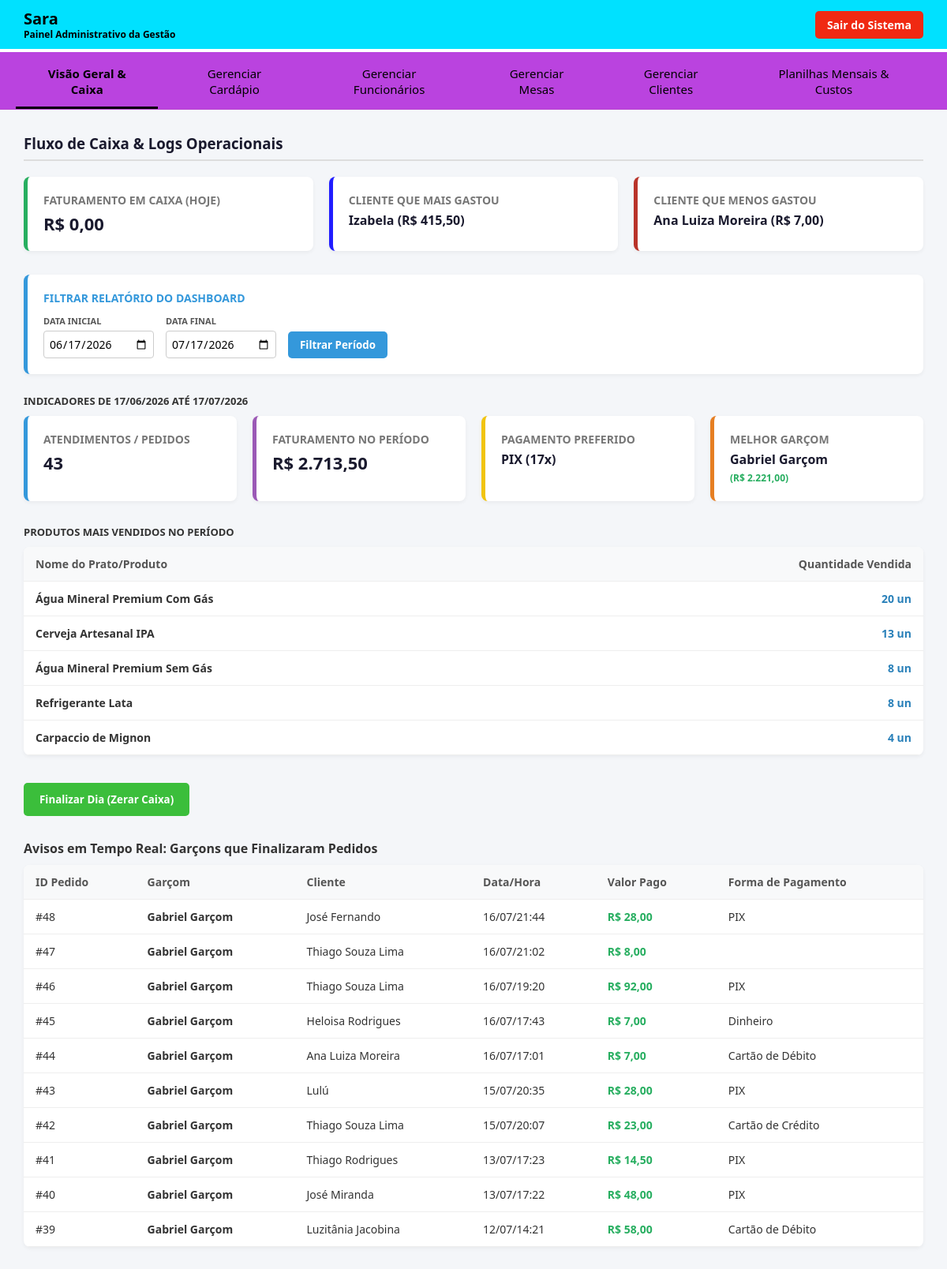
Screenshot of /admin/admin.php (signed in) with the database file from the repository.
### tables this page shows
CREATE TABLE `pedidos` (
  `id` int(11) NOT NULL,
  `mesa_id` int(11) NOT NULL,
  `usuario_garcom_id` int(11) NOT NULL,
  `cliente_id` int(11) NOT NULL,
  `status_pedido` enum('pendente','em preparo','finalizado','entregue') DEFAULT 'pendente',
  `status_pagamento` varchar(20) DEFAULT 'pendente',
  `forma_pagamento` enum('dinheiro','cartao_credito','cartao_debito','pix') NOT NULL,
  `valor_total` decimal(10,2) DEFAULT 0.00,
  `data_horario` timestamp NOT NULL DEFAULT current_timestamp()
);

CREATE TABLE `usuarios` (
  `id` int(11) NOT NULL,
  `nome` varchar(100) NOT NULL,
  `email` varchar(100) NOT NULL,
  `senha` varchar(255) NOT NULL,
  `cargo` enum('administrador','garcom','cozinheiro') NOT NULL,
  `criado_em` timestamp NOT NULL DEFAULT current_timestamp()
);

CREATE TABLE `clientes` (
  `id` int(11) NOT NULL,
  `nome` varchar(100) NOT NULL,
  `telefone` varchar(20) DEFAULT NULL,
  `criado_em` timestamp NOT NULL DEFAULT current_timestamp()
);

### admin/admin.php (the view, shortened to what this page needs)
<?php
require_once '../config/conexao.php';
$conn->query("SET time_zone = '-03:00'");
$data_inicio = $_GET['data_inicio'] ?? date('Y-m-d', strtotime('-30 days'));
$data_fim = $_GET['data_fim'] ?? date('Y-m-d');
$stmt_mesas = $conn->prepare("SELECT COUNT(DISTINCT id) as total_mesas FROM pedidos WHERE DATE(data_horario) BETWEEN :inicio AND :fim");
$stmt_mesas->execute(['inicio' => $data_inicio, 'fim' => $data_fim]);
$total_mesas_periodo = $stmt_mesas->fetchColumn() ?: 0;
$stmt_faturamento = $conn->prepare("SELECT COUNT(id) as total_pedidos, SUM(valor_total) as faturamento FROM pedidos WHERE DATE(data_horario) BETWEEN :inicio AND :fim");
$stmt_faturamento->execute(['inicio' => $data_inicio, 'fim' => $data_fim]);
$dados_faturamento = $stmt_faturamento->fetch();
$faturamento_periodo = $dados_faturamento['faturamento'] ?? 0;
try {
    $stmt_itens = $conn->prepare("
        SELECT c.nome_prato, SUM(ip.quantidade) as total_vendido
        FROM itens_pedido ip
        JOIN cardapio c ON ip.cardapio_id = c.id
        JOIN pedidos ped ON ip.pedido_id = ped.id
        WHERE DATE(ped.data_horario) BETWEEN :inicio AND :fim
        GROUP BY ip.cardapio_id
        ORDER BY total_vendido DESC
        LIMIT 5
    ");
    $stmt_itens->execute(['inicio' => $data_inicio, 'fim' => $data_fim]);
    $itens_mais_vendidos = $stmt_itens->fetchAll();
} catch (PDOException $e) {
    $itens_mais_vendidos = [];
}
$stmt_pagamento = $conn->prepare("
    SELECT forma_pagamento, COUNT(*) as total
    FROM pedidos
    WHERE DATE(data_horario) BETWEEN :inicio AND :fim AND forma_pagamento IS NOT NULL AND forma_pagamento != ''
    GROUP BY forma_pagamento
    ORDER BY total DESC
    LIMIT 1
");
$stmt_pagamento->execute(['inicio' => $data_inicio, 'fim' => $data_fim]);
$forma_comum = $stmt_pagamento->fetch();
try {
    $stmt_garcom = $conn->prepare("
        SELECT u.nome as garcom, SUM(p.valor_total) as total_vendas
        FROM pedidos p
        JOIN usuarios u ON p.usuario_garcom_id = u.id
        WHERE DATE(p.data_horario) BETWEEN :inicio AND :fim
        GROUP BY p.usuario_garcom_id
        ORDER BY total_vendas DESC
        LIMIT 1
    ");
    $stmt_garcom->execute(['inicio' => $data_inicio, 'fim' => $data_fim]);
    $melhor_garcom = $stmt_garcom->fetch();
} catch (Exception $e) {
    $melhor_garcom = false;
}
$data_hoje = date('Y-m-d');
$stmt_caixa = $conn->prepare("SELECT SUM(valor_total) as total FROM pedidos WHERE DATE(data_horario) = :data_hoje AND status_pedido = 'entregue'");
$stmt_caixa->execute([':data_hoje' => $data_hoje]);
$res_caixa_hoje = $stmt_caixa->fetch();
$faturamento_hoje = $res_caixa_hoje['total'] ?? 0.00;
$sql_logs = "SELECT p.id, u.nome as garcom, p.data_horario, c.nome as cliente, p.valor_total, p.forma_pagamento
             FROM pedidos p
             JOIN usuarios u ON p.usuario_garcom_id = u.id
             JOIN clientes c ON p.cliente_id = c.id
             WHERE p.status_pedido = 'entregue' ORDER BY p.data_horario DESC LIMIT 10";
$logs_resultado = $conn->query($sql_logs);
$cliente_mais = $conn->query("SELECT c.nome, SUM(p.valor_total) as total FROM pedidos p JOIN clientes c ON p.cliente_id = c.id GROUP BY p.cliente_id ORDER BY total DESC LIMIT 1")->fetch();
$cliente_menos = $conn->query("SELECT c.nome, SUM(p.valor_total) as total FROM pedidos p JOIN clientes c ON p.cliente_id = c.id GROUP BY p.cliente_id ORDER BY total ASC LIMIT 1")->fetch();
?>
<!DOCTYPE html>
<html lang="pt-BR">
<head>
</head>
<body>
<div class="topbar">
    <h2>Sara <span>Painel Administrativo da Gestão</span></h2>
    <a href="/RESTAURANTE_CHEFINHAS/logout.php" class="btn-sair">Sair do Sistema</a>
</div>
<div class="nav-tabs">
    <button class="menu-btn active" id="tab-btn-dashboard" onclick="switchTab('dashboard')">Visão Geral & Caixa</button>
    <button class="menu-btn" id="tab-btn-cardapio" onclick="switchTab('cardapio')">Gerenciar Cardápio</button>
    <button class="menu-btn" id="tab-btn-funcionarios" onclick="switchTab('funcionarios')">Gerenciar Funcionários</button>
    <button class="menu-btn" id="tab-btn-mesas" onclick="switchTab('mesas')">Gerenciar Mesas</button>
    <button class="menu-btn" id="tab-btn-clientes" onclick="switchTab('clientes')">Gerenciar Clientes</button>
    <button class="menu-btn" id="tab-btn-financeiro" onclick="switchTab('financeiro')">Planilhas Mensais & Custos</button>
</div>
<div class="content">
    <div id="dashboard" class="tab-content active">
        <h3>Fluxo de Caixa & Logs Operacionais</h3>
        <div class="grid-cards">
            <div class="card" style="border-left-color: #27ae60;">
                <h4>Faturamento em Caixa (Hoje)</h4>
                <p>R$ <?php echo number_format($faturamento_hoje, 2, ',', '.'); ?></p>
            </div>
            <div class="card" style="border-left-color: #211dff;">
                <h4>Cliente que Mais Gastou</h4>
                <p style="font-size:16px;"><?php echo htmlspecialchars($cliente_mais['nome'] ?? 'Nenhum'); ?> (R$ <?php echo number_format($cliente_mais['total'] ?? 0, 2, ',', '.'); ?>)</p>
            </div>
            <div class="card" style="border-left-color: #b93329;">
                <h4>Cliente que Menos Gastou</h4>
                <p style="font-size:16px;"><?php echo htmlspecialchars($cliente_menos['nome'] ?? 'Nenhum'); ?> (R$ <?php echo number_format($cliente_menos['total'] ?? 0, 2, ',', '.'); ?>)</p>
            </div>
        </div>
        <div class="card" style="margin-bottom: 25px; border-left-color: #3498db; background: #fff;">
            <h4 style="margin-bottom: 12px; color: #3498db;">Filtrar Relatório do Dashboard</h4>
            <form method="GET" action="admin.php" style="display: flex; gap: 15px; align-items: flex-end; flex-wrap: wrap;">
                <div class="form-group" style="margin-bottom: 0;">
                    <label style="font-size: 11px; text-transform: uppercase; font-weight: bold; color: #555;">Data Inicial</label>
                    <input type="date" name="data_inicio" value="<?php echo $data_inicio; ?>" required style="padding: 6px; border: 1px solid #ccc; border-radius: 4px;">
                </div>
                <div class="form-group" style="margin-bottom: 0;">
                    <label style="font-size: 11px; text-transform: uppercase; font-weight: bold; color: #555;">Data Final</label>
                    <input type="date" name="data_fim" value="<?php echo $data_fim; ?>" required style="padding: 6px; border: 1px solid #ccc; border-radius: 4px;">
                </div>
                <button type="submit" class="btn-salvar" style="padding: 8px 15px; width: auto; background: #3498db;">Filtrar Período</button>
            </form>
        </div>
        <h4 style="margin: 25px 0 10px 0; color: #333; text-transform: uppercase; font-size: 13px;">Indicadores de <?php echo date('d/m/Y', strtotime($data_inicio)); ?> até <?php echo date('d/m/Y', strtotime($data_fim)); ?></h4>
        <div class="grid-cards" style="margin-bottom: 30px;">
            <div class="card" style="border-left-color: #3498db;">
                <h4>Atendimentos / Pedidos</h4>
                <p><?php echo $total_mesas_periodo; ?></p>
            </div>
            <div class="card" style="border-left-color: #9b59b6;">
                <h4>Faturamento no Período</h4>
                <p>R$ <?php echo number_format($faturamento_periodo, 2, ',', '.'); ?></p>
            </div>
            <div class="card" style="border-left-color: #f1c40f;">
                <h4>Pagamento Preferido</h4>
                <p style="font-size:16px;">
                    <?php
                    if ($forma_comum) {
                        $fp = $forma_comum['forma_pagamento'];
                        if ($fp == 'cartao_credito') echo 'Crédito';
                        elseif ($fp == 'cartao_debito') echo 'Débito';
                        elseif ($fp == 'dinheiro') echo 'Dinheiro';
                        elseif ($fp == 'pix') echo 'PIX';
                        else echo htmlspecialchars(ucfirst($fp));
                        echo " (" . $forma_comum['total'] . "x)";
                    } else {
                        echo "Sem dados";
                    }
                    ?>
                </p>
            </div>
            <div class="card" style="border-left-color: #e67e22;">
                <h4>Melhor Garçom</h4>
                <p style="font-size:16px;">
                    <?php if ($melhor_garcom): ?>
                        <?php echo htmlspecialchars($melhor_garcom['garcom']); ?> <br>
                        <span style="font-size: 12px; color: #27ae60;">(R$ <?php echo number_format($melhor_garcom['total_vendas'], 2, ',', '.'); ?>)</span>
                    <?php else: ?>
                        Nenhum no período
                    <?php endif; ?>
                </p>
            </div>
        </div>
        <div style="margin-bottom: 35px;">
            <h4 style="margin-bottom: 10px; color: #333; text-transform: uppercase; font-size: 13px;">Produtos Mais Vendidos no Período</h4>
            <table>
                <thead>
                    <tr>
                        <th>Nome do Prato/Produto</th>
                        <th style="text-align: right;">Quantidade Vendida</th>
                    </tr>
                </thead>
                <tbody>
                    <?php if (!empty($itens_mais_vendidos)): ?>
                        <?php foreach ($itens_mais_vendidos as $item): ?>
                            <tr>
                                <td><strong><?php echo htmlspecialchars($item['nome_prato']); ?></strong></td>
                                <td style="text-align: right; font-weight: bold; color: #2980b9;"><?php echo $item['total_vendido']; ?> un</td>
                            </tr>
                        <?php endforeach; ?>
                    <?php else: ?>
                        <tr>
                            <td colspan="2" style="color: #999; text-align: center; padding: 15px;">Nenhum detalhe de itens vendidos para exibir.</td>
                        </tr>
                    <?php endif; ?>
                </tbody>
            </table>
        </div>
        <div style="margin-bottom:30px;">
            <form action="admin.php" method="POST">
                <button type="submit" name="zerar_caixa" class="btn-zerar" onclick="return confirm('Deseja realmente fechar o dia e zerar o caixa operacional?')">Finalizar Dia (Zerar Caixa)</button>
            </form>
        </div>
        <h4>Avisos em Tempo Real: Garçons que Finalizaram Pedidos</h4>
        <table>
            <thead>
                <tr>
                    <th>ID Pedido</th>
                    <th>Garçom</th>
                    <th>Cliente</th>
                    <th>Data/Hora</th>
                    <th>Valor Pago</th>
                    <th>Forma de Pagamento</th>
                </tr>
            </thead>
            <tbody>
                <?php while ($log = $logs_resultado->fetch()): ?>
                    <tr>
                        <td>#<?php echo $log['id']; ?></td>
                        <td><strong><?php echo htmlspecialchars($log['garcom']); ?></strong></td>
                        <td><?php echo htmlspecialchars($log['cliente']); ?></td>
                        <td><?php echo date('d/m/H:i', strtotime($log['data_horario'])); ?></td>
                        <td style="color:#27ae60; font-weight:bold;">R$ <?php echo number_format($log['valor_total'], 2, ',', '.'); ?></td>
                        <td>
                            <?php
                            if (isset($log['forma_pagamento'])) {
                                $fp = $log['forma_pagamento'];
                                if ($fp == 'cartao_credito') echo 'Cartão de Crédito';
                                elseif ($fp == 'cartao_debito') echo 'Cartão de Débito';
                                elseif ($fp == 'dinheiro') echo 'Dinheiro';
                                elseif ($fp == 'pix') echo 'PIX';
                                else echo htmlspecialchars(ucfirst($fp));
                            } else {
                                echo '<span style="color:#999;">Não informado</span>';
                            }
                            ?>
                        </td>
                    </tr>
                <?php endwhile; ?>
            </tbody>
        </table>
    </div>
</div>
</body>
</html>

### admin/admin.php (style rules this page uses)
* { box-sizing: border-box; margin: 0; padding: 0; font-family: 'Segoe UI', sans-serif; }
body { background: #f4f6f9; color: #333; display: flex; flex-direction: column; min-height: 100vh; }
.topbar { background: #00e1ff; color: white; padding: 10px 30px; display: flex; justify-content: space-between; align-items: center; border-bottom: 4px solid #ffffff; }
.topbar h2 { color: #000000; font-size: 20px; }
.topbar h2 span { font-size: 12px; color: #000000; display: block; margin-top: -2px; }
.nav-tabs { display: flex; background: #ba43df; padding: 5px 20px 0 20px; border-bottom: 1px solid rgba(153, 58, 58, 0.1); }
.menu-btn { background: none; border: none; color: #000000; padding: 12px 20px; font-size: 15px; cursor: pointer; border-bottom: 3px solid transparent; transition: 0.2s; margin-right: 10px; }
.menu-btn.active { color: #000000; border-bottom-color: #000000; font-weight: bold; }
.btn-sair { background: #f02912; color: white; padding: 8px 15px; border-radius: 5px; text-decoration: none; font-weight: bold; font-size: 14px; transition: 0.2s; }
.content { flex: 1; padding: 30px; max-width: 1400px; margin: 0 auto; width: 100%; }
.tab-content { display: none; }
.tab-content.active { display: block; }
h3 { color: #1a1a2e; margin-bottom: 20px; padding-bottom: 8px; border-bottom: 2px solid #ddd; }
.grid-cards { display: grid; grid-template-columns: repeat(auto-fit, minmax(220px, 1fr)); gap: 20px; margin-bottom: 30px; }
.card { background: white; padding: 20px; border-radius: 8px; box-shadow: 0 2px 5px rgba(0,0,0,0.05); border-left: 5px solid #e2b659; }
.card h4 { font-size: 14px; color: #777; text-transform: uppercase; margin-bottom: 5px; }
.card p { font-size: 22px; font-weight: bold; color: #1a1a2e; }
.form-group { display: flex; flex-direction: column; }
.form-group label { font-size: 13px; font-weight: 600; margin-bottom: 5px; }
.form-group input, .form-group select { padding: 10px; border: 1px solid #ccc; border-radius: 5px; font-size: 14px; }
.btn-salvar { background: #3bbe3b; color: white; border: none; padding: 11px; border-radius: 5px; font-weight: bold; cursor: pointer; transition: 0.2s; }
table { width: 100%; border-collapse: collapse; background: white; border-radius: 8px; overflow: hidden; box-shadow: 0 2px 5px rgba(0,0,0,0.05); margin-top: 10px; margin-bottom: 30px; }
table th, table td { padding: 12px 15px; text-align: left; border-bottom: 1px solid #eee; font-size: 14px; }
table th { background: #f8f9fa; color: #555; font-weight: 600; }
.btn-zerar { background: #3bbe3b; color: white; border: none; padding: 12px 20px; border-radius: 5px; font-weight: bold; cursor: pointer; }

### rows the page displays
pedidos: id "48", usuario_garcom.nome "Gabriel Garçom", cliente.nome "José Fernando", data_horario "16/07/21:44", valor_total "28,00", forma_pagamento "PIX"
pedidos: id "47", usuario_garcom.nome "Gabriel Garçom", cliente.nome "Thiago Souza Lima", data_horario "16/07/21:02", valor_total "8,00"
pedidos: id "46", usuario_garcom.nome "Gabriel Garçom", cliente.nome "Thiago Souza Lima", data_horario "16/07/19:20", valor_total "92,00", forma_pagamento "PIX"
pedidos: id "45", usuario_garcom.nome "Gabriel Garçom", cliente.nome "Heloisa Rodrigues", data_horario "16/07/17:43", valor_total "7,00", forma_pagamento "Dinheiro"
pedidos: id "44", usuario_garcom.nome "Gabriel Garçom", cliente.nome "Ana Luiza Moreira", data_horario "16/07/17:01", valor_total "7,00", forma_pagamento "Cartão de Débito"
pedidos: id "43", usuario_garcom.nome "Gabriel Garçom", cliente.nome "Lulú", data_horario "15/07/20:35", valor_total "28,00", forma_pagamento "PIX"
pedidos: id "42", usuario_garcom.nome "Gabriel Garçom", cliente.nome "Thiago Souza Lima", data_horario "15/07/20:07", valor_total "23,00", forma_pagamento "Cartão de Crédito"
pedidos: id "41", usuario_garcom.nome "Gabriel Garçom", cliente.nome "Thiago Rodrigues", data_horario "13/07/17:23", valor_total "14,50", forma_pagamento "PIX"
pedidos: id "40", usuario_garcom.nome "Gabriel Garçom", cliente.nome "José Miranda", data_horario "13/07/17:22", valor_total "48,00", forma_pagamento "PIX"
pedidos: id "39", usuario_garcom.nome "Gabriel Garçom", cliente.nome "Luzitânia Jacobina", data_horario "12/07/14:21", valor_total "58,00", forma_pagamento "Cartão de Débito"

### other values shown
$faturamento_hoje "0,00"
$cliente_mais['nome'] "Izabela"
$cliente_mais['total'] "415,50"
$cliente_menos['nome'] "Ana Luiza Moreira"
$cliente_menos['total'] "7,00"
$total_mesas_periodo "43"
$faturamento_periodo "2.713,50"
$forma_comum['total'] "17"
$melhor_garcom['garcom'] "Gabriel Garçom"
$melhor_garcom['total_vendas'] "2.221,00"
$item['nome_prato'] "Água Mineral Premium Com Gás"
$item['total_vendido'] "20"
$item['nome_prato'] "Cerveja Artesanal IPA"
$item['total_vendido'] "13"
$item['nome_prato'] "Água Mineral Premium Sem Gás"
